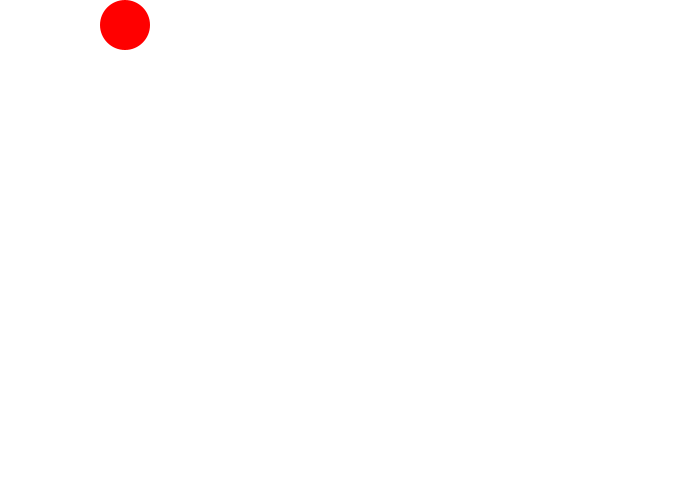
Frame 1 (no input)
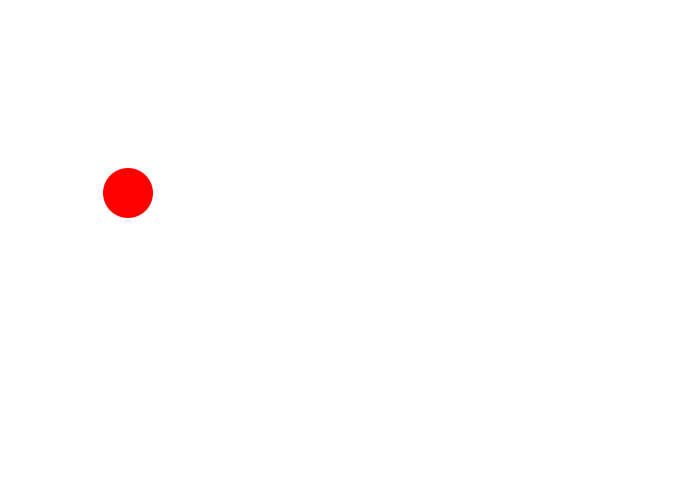
Frame 60 (the mouse pressed at the canvas centre just before this capture)
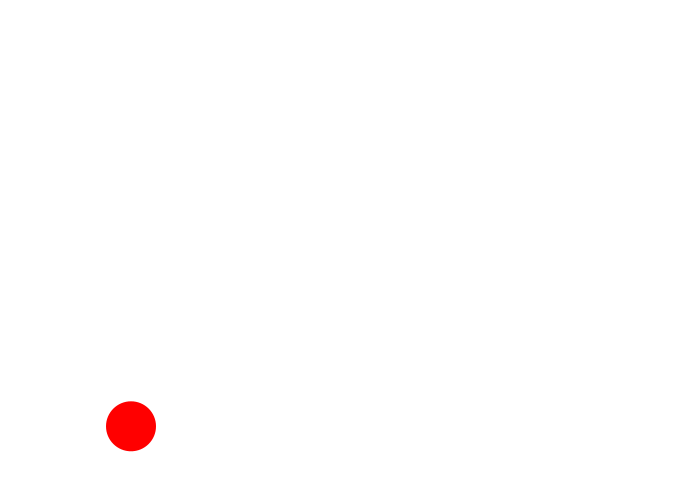
Frame 120 (the mouse held since frame 60 and released just before this capture)

The Processing sketch that drew these frames (run headless with seeded random() and noise(); from frame 60 on, the mouse is pressed at the canvas centre):

// Processing sketch: processing_104976
// ── processing_104976.pde

//Ball Bounce
//Lucy Morcos
//Jul 30, 2013
//got by with a little help from openprocessing.com/sketch/67284

float xPos; //x position of ball
float yPos; //y position of ball
float h=50; //length/width of ball

float speedY = 2; //speed of y of ball

void setup(){
  size(700,500);
  xPos = 100;
  yPos = 0;
 
 noStroke();
 ellipseMode(CORNER); //grabs ellipse from corner
  
  
  
}

void draw(){
  background(255);
  fill(255,0,0);
  
  ellipse(xPos,yPos,h,h); //current position of ball
  
  speedY = speedY + 0.5; //adds gravity by progressively increasing the speed
  
  yPos = yPos + speedY; //this then adds the speed to the y position of the ball
  
  
  if(yPos > height - h){
    
    yPos = height - h; 
    //^^if y position is greater than the height of canvas minus
    //the height of, then move it to that spot which loops
    
    speedY = speedY * -0.9;//speed 90% of what it was opposite direction
    
    xPos+=3;
    
    
    
  
}

else if (yPos <= 0) {
    // if the ball hits the top, bounces off
    speedY = -speedY;
  }
 
   
}
